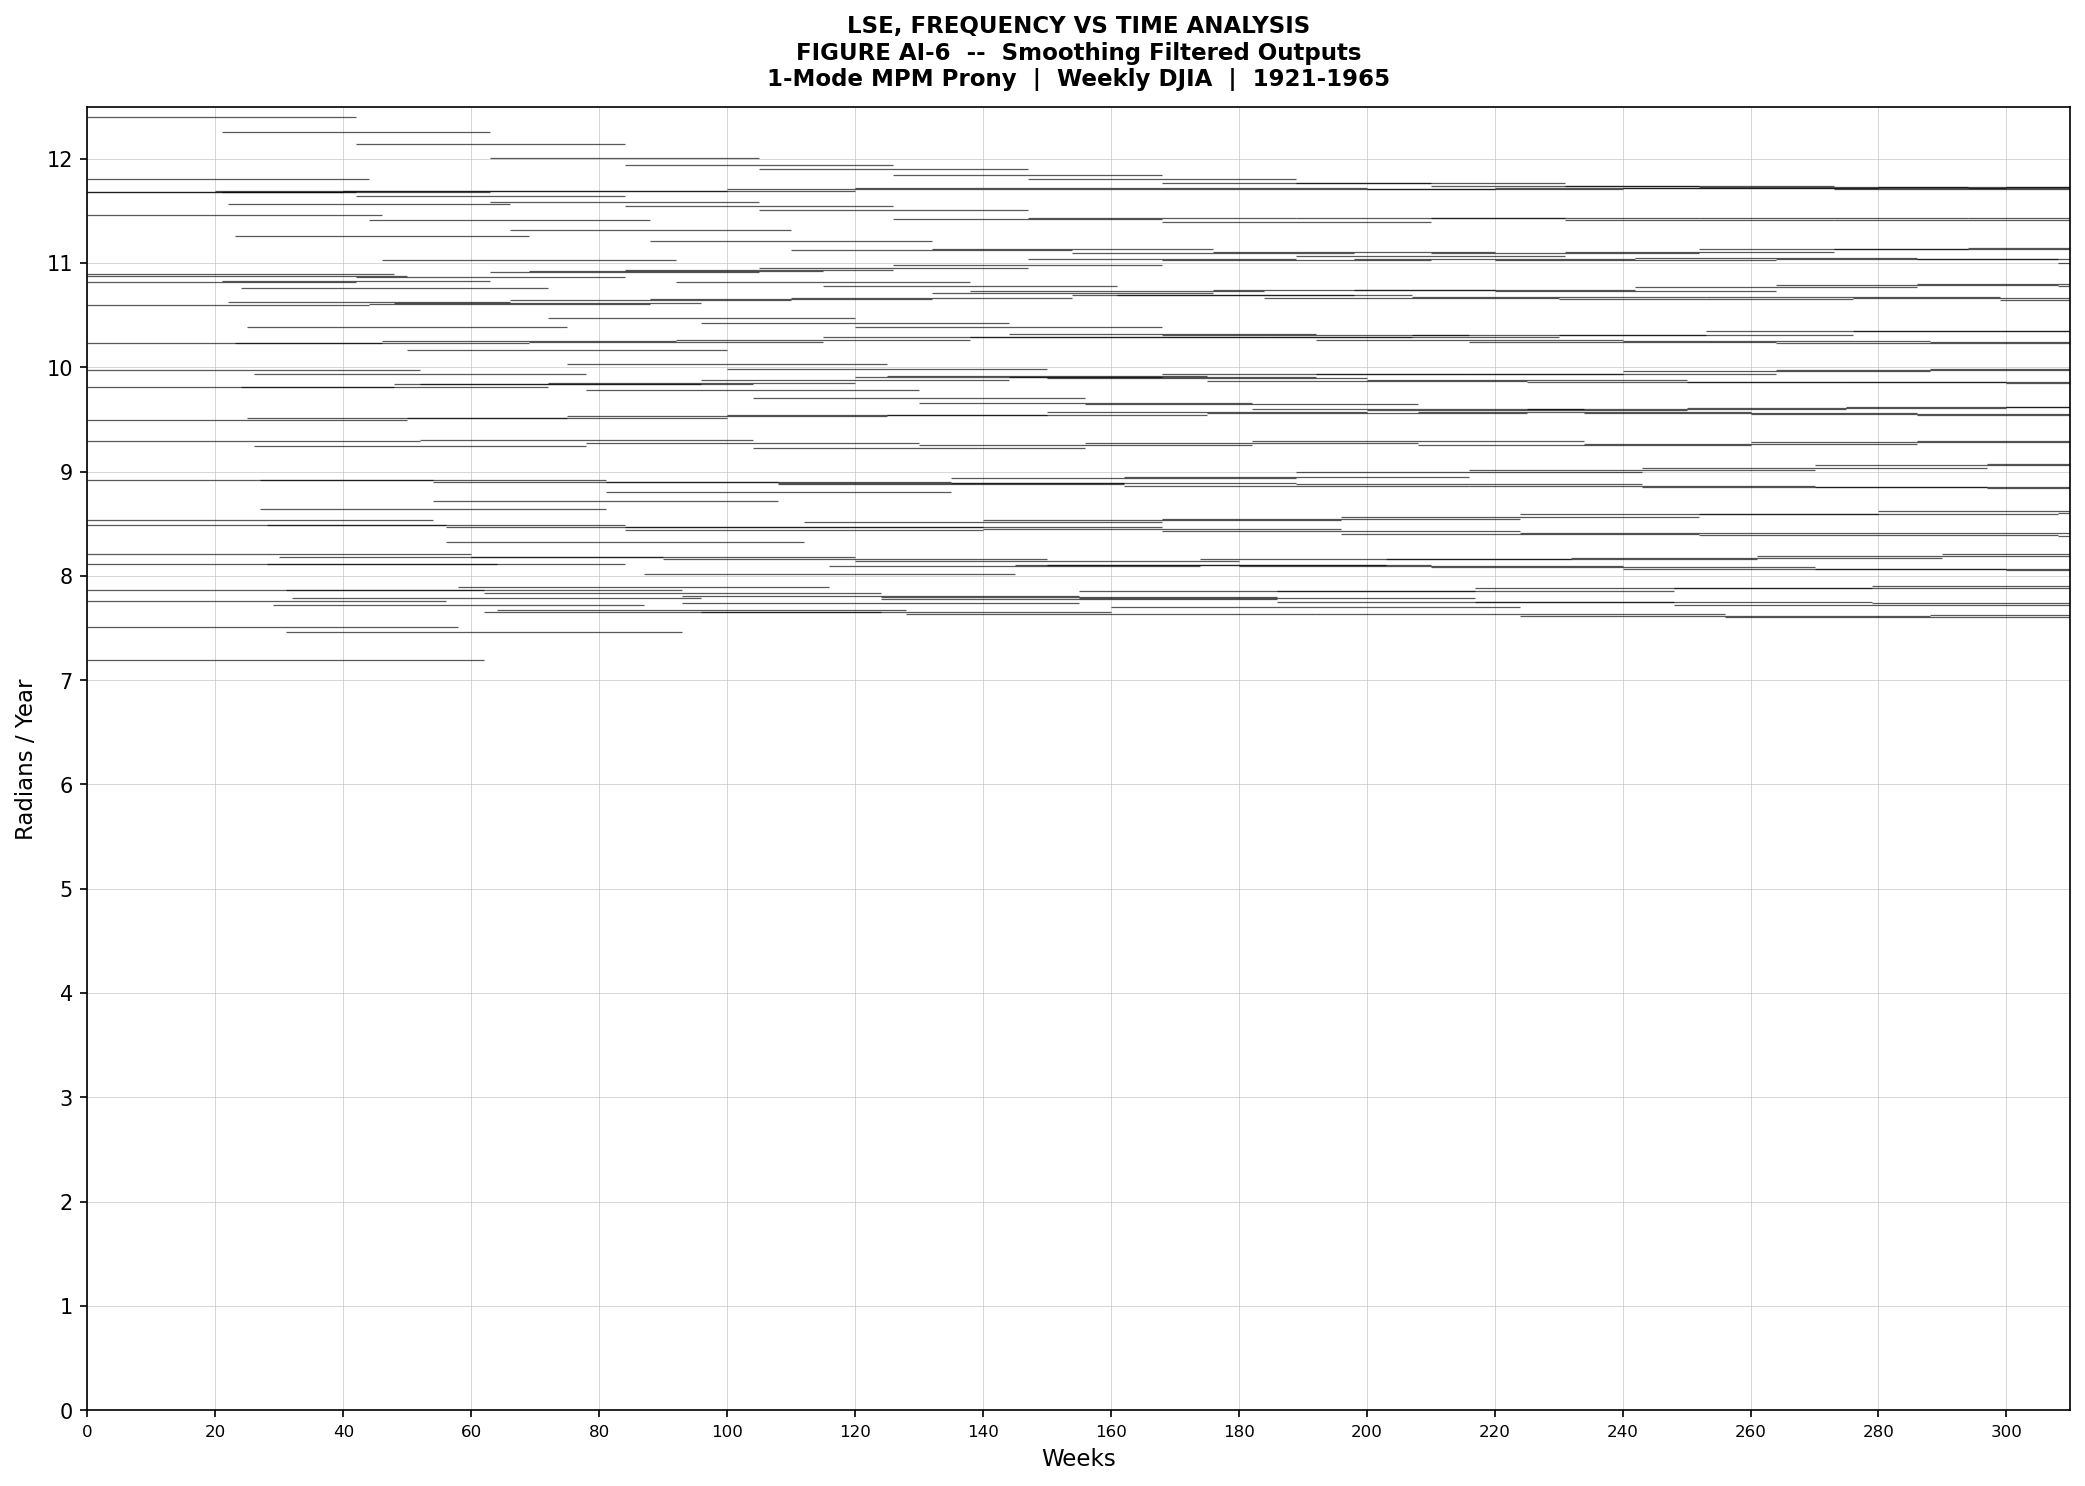

The Python source for this figure:
# -*- coding: utf-8 -*-
"""
Figure AI-6: LSE Frequency vs Time Analysis
Appendix A, Figure AI-6 Reproduction

Applies sliding-window 1-mode MPM (Matrix Pencil Method) Prony analysis
to each comb filter output. Each window yields a single frequency estimate
plotted as a short horizontal line segment, reproducing Hurst's
"Smoothing Filtered Outputs" figure.

Dense clustering of line segments around spectral lines emerges from
the stability of frequency estimates when a filter is centered on a
spectral line.

Reference: J.M. Hurst, Appendix A, Figure AI-6, p.197
"""

import sys
import os
sys.path.insert(0, os.path.abspath(os.path.join(os.path.dirname(__file__), '../..')))

import numpy as np
import matplotlib.pyplot as plt

from utils_ai import (
    load_weekly_data,
    design_comb_bank, make_ormsby_kernels, apply_comb_bank,
    FS_WEEKLY, NW_WEEKLY,
    prony_sliding_lse,
    DATE_ANALYSIS_START, DATE_ANALYSIS_END,
)

SCRIPT_DIR = os.path.dirname(os.path.abspath(__file__))

# ============================================================================
# CONFIGURATION
# ============================================================================

# For AI-6, use a wider time window than AI-3: full analysis period shown as
# weeks from start (week 0 = start of analysis window).
# Hurst's figure shows weeks 20-300 on x-axis.
DISPLAY_WEEK_START = 0
DISPLAY_WEEK_END   = 310

# LSE window size: 1.5 cycles, 50% overlap
N_PERIODS   = 1.5
STEP_FRAC   = 0.5

YMIN, YMAX = 0.0, 12.5
LINE_LW    = 0.6   # line segment linewidth
LINE_ALPHA = 0.65


# ============================================================================
# MAIN
# ============================================================================

print("=" * 70)
print("Figure AI-6: LSE Frequency vs Time Analysis")
print("=" * 70)
print()

print("Loading weekly data...")
close, dates_dt = load_weekly_data()
N = len(close)
print(f"  {N} weekly samples ({DATE_ANALYSIS_START} to {DATE_ANALYSIS_END})")
print()

print("Designing 23 comb filters and applying to full data record...")
specs   = design_comb_bank(fs=FS_WEEKLY, nw=NW_WEEKLY)
filters = make_ormsby_kernels(specs, fs=FS_WEEKLY)
outputs = apply_comb_bank(close, filters, fs=FS_WEEKLY)
print()

# ============================================================================
# RUN SLIDING-WINDOW MPM ON EACH FILTER
# ============================================================================

print("Running sliding-window MPM Prony on all 23 filters...")
print(f"  n_periods={N_PERIODS}, step_frac={STEP_FRAC}")
print()

all_segments = []   # one entry per filter: list of (t_start, t_end, freq)

for i, out in enumerate(outputs):
    spec   = specs[i]
    fc     = spec['f_center']
    sig_cx = out['signal']   # complex analytic

    t_ctr, f_est, t_starts, t_ends = prony_sliding_lse(
        sig_cx, fs=FS_WEEKLY, f_center=fc,
        n_periods=N_PERIODS, step_frac=STEP_FRAC
    )

    # Convert to weeks (the time axis starts at week 0 = first data point)
    all_segments.append({
        'fc': fc,
        'label': spec['label'],
        't_starts': t_starts,   # in samples (= weeks for weekly data)
        't_ends':   t_ends,
        'f_est':    f_est,
    })

    n_seg = len(t_ctr)
    if i < 4 or i >= len(specs) - 2:
        print(f"  FC-{i+1:>2d} (fc={fc:.1f}): {n_seg:>4d} segments  "
              f"f_range=[{f_est.min() if n_seg>0 else 0:.2f}, "
              f"{f_est.max() if n_seg>0 else 0:.2f}] rad/yr")
    elif i == 4:
        print(f"  ...")

print()

# ============================================================================
# PLOT
# ============================================================================

fig, ax = plt.subplots(figsize=(14, 10))

for seg_data in all_segments:
    fc      = seg_data['fc']
    t_s     = seg_data['t_starts']
    t_e     = seg_data['t_ends']
    f_e     = seg_data['f_est']

    if len(f_e) == 0:
        continue

    # Filter to display window
    mask_disp = (t_e >= DISPLAY_WEEK_START) & (t_s <= DISPLAY_WEEK_END)
    t_s_disp = t_s[mask_disp]
    t_e_disp = t_e[mask_disp]
    f_disp   = f_e[mask_disp]

    # Draw each segment as a horizontal line
    for ts, te, f in zip(t_s_disp, t_e_disp, f_disp):
        if YMIN <= f <= YMAX:
            ax.plot([ts, te], [f, f], '-', color='black',
                    linewidth=LINE_LW, alpha=LINE_ALPHA, solid_capstyle='butt')

# Reference frequency grid lines (matching Hurst's y-axis)
for ref_f in np.arange(0, 13, 1):
    ax.axhline(ref_f, color='silver', linewidth=0.3, linestyle='-', zorder=0)

# Vertical grid every 20 weeks
for t_v in np.arange(DISPLAY_WEEK_START, DISPLAY_WEEK_END + 1, 20):
    ax.axvline(t_v, color='silver', linewidth=0.3, linestyle='-', zorder=0)

ax.set_xlim(DISPLAY_WEEK_START, DISPLAY_WEEK_END)
ax.set_ylim(YMIN, YMAX)
ax.set_xlabel('Weeks', fontsize=11)
ax.set_ylabel('Radians / Year', fontsize=11)

# Y-axis ticks matching Hurst's figure
ax.set_yticks(np.arange(0, 13, 1))

# X-axis ticks at 20-week intervals
ax.set_xticks(np.arange(0, DISPLAY_WEEK_END + 1, 20))
ax.tick_params(axis='x', labelsize=8)

ax.set_title('LSE, FREQUENCY VS TIME ANALYSIS\n'
             'FIGURE AI-6  --  Smoothing Filtered Outputs\n'
             '1-Mode MPM Prony  |  Weekly DJIA  |  1921-1965',
             fontsize=11, fontweight='bold', pad=10)

fig.tight_layout()
out_path = os.path.join(SCRIPT_DIR, 'fig_AI6_lse_analysis.png')
fig.savefig(out_path, dpi=150, bbox_inches='tight')
plt.close(fig)
print(f"Saved: {out_path}")

# ============================================================================
# ALSO SAVE THE SEGMENT DATA FOR AI-7 USE
# ============================================================================

lse_data_path = os.path.join(SCRIPT_DIR, 'ai6_lse_segments.npz')
np.savez(lse_data_path,
         f_estimates=np.concatenate([s['f_est'] for s in all_segments]),
         filter_centers=np.concatenate([[s['fc']] * len(s['f_est'])
                                        for s in all_segments]),
         allow_pickle=False)
print(f"Saved LSE data: {lse_data_path}")
print()
print("Done.")
